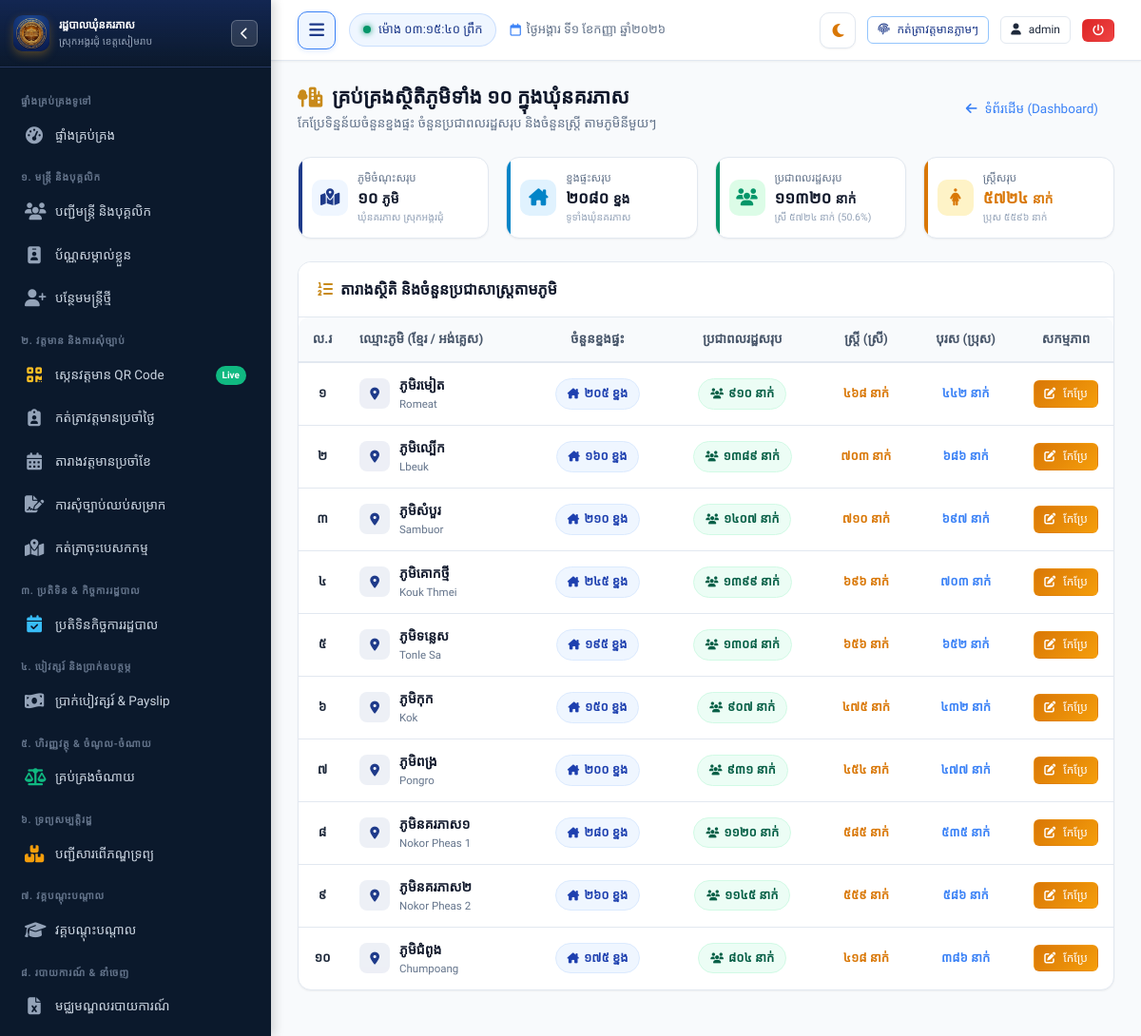
/settings/villages (signed in), run on the app's committed database.
### tables this page shows
CREATE TABLE villages (
        id INTEGER PRIMARY KEY AUTOINCREMENT,
        village_name_kh TEXT UNIQUE NOT NULL,
        village_name_en TEXT NOT NULL,
        total_population INTEGER DEFAULT 0,
        total_families INTEGER DEFAULT 0
    , female_population INTEGER DEFAULT 0);

### app.py (the view)
@app.route("/settings/villages")
@login_required
def settings_villages():
    conn = get_db()
    cursor = conn.cursor()
    cursor.execute("SELECT * FROM villages ORDER BY id")
    villages = cursor.fetchall()
    total_villages = len(villages)
    total_families = sum(v["total_families"] or 0 for v in villages)
    total_population = sum(v["total_population"] or 0 for v in villages)
    total_female = sum(v["female_population"] or 0 for v in villages)
    total_male = total_population - total_female
    female_pct = round((total_female / total_population * 100), 1) if total_population > 0 else 0
    conn.close()
    return render_template(
        "settings/villages.html",
        villages=villages,
        total_villages=total_villages,
        total_families=total_families,
        total_population=total_population,
        total_female=total_female,
        total_male=total_male,
        female_pct=female_pct
    )

### templates/settings/villages.html (shortened to what this page needs)
{% extends "base.html" %}
{% block content %}
<div class="page-header">
  <div class="page-header-title">
    <h1>
      <i class="fa-solid fa-tree-city text-gold"></i>
      <span>គ្រប់គ្រងស្ថិតិភូមិទាំង ១០ ក្នុងឃុំនគរភាស</span>
    </h1>
    <p>កែប្រែទិន្នន័យចំនួនខ្នងផ្ទះ ចំនួនប្រជាពលរដ្ឋសរុប និងចំនួនស្ត្រី តាមភូមិនីមួយៗ</p>
  </div>
  <div class="page-actions">
    <a href="{{ url_for('dashboard') }}" class="btn btn-outline-secondary">
      <i class="fa-solid fa-arrow-left"></i> ទំព័រដើម (Dashboard)
    </a>
  </div>
</div>
<div class="stats-grid" style="grid-template-columns: repeat(auto-fit, minmax(200px, 1fr)); margin-bottom: 24px;">
  <div class="stat-card" style="--stat-color: #1e3a8a; --stat-bg: #eff6ff;">
    <div class="stat-icon-wrapper">
      <i class="fa-solid fa-map-location-dot"></i>
    </div>
    <div class="stat-details">
      <div class="stat-label">ភូមិចំណុះសរុប</div>
      <div class="stat-number">{{ total_villages | kh_num }} <small style="font-size: 14px;">ភូមិ</small></div>
      <div class="stat-subtext">ឃុំនគរភាស ស្រុកអង្គរជុំ</div>
    </div>
  </div>
  <div class="stat-card" style="--stat-color: #0284c7; --stat-bg: #e0f2fe;">
    <div class="stat-icon-wrapper">
      <i class="fa-solid fa-house-chimney"></i>
    </div>
    <div class="stat-details">
      <div class="stat-label">ខ្នងផ្ទះសរុប</div>
      <div class="stat-number">{{ total_families | kh_num }} <small style="font-size: 14px;">ខ្នង</small></div>
      <div class="stat-subtext">ទូទាំងឃុំនគរភាស</div>
    </div>
  </div>
  <div class="stat-card" style="--stat-color: #059669; --stat-bg: #dcfce7;">
    <div class="stat-icon-wrapper">
      <i class="fa-solid fa-users"></i>
    </div>
    <div class="stat-details">
      <div class="stat-label">ប្រជាពលរដ្ឋសរុប</div>
      <div class="stat-number">{{ total_population | kh_num }} <small style="font-size: 14px;">នាក់</small></div>
      <div class="stat-subtext">ស្រី {{ total_female | kh_num }} នាក់ ({{ female_pct }}%)</div>
    </div>
  </div>
  <div class="stat-card" style="--stat-color: #d97706; --stat-bg: #fef3c7;">
    <div class="stat-icon-wrapper">
      <i class="fa-solid fa-person-dress"></i>
    </div>
    <div class="stat-details">
      <div class="stat-label">ស្ត្រីសរុប</div>
      <div class="stat-number" style="color: #d97706;">{{ total_female | kh_num }} <small style="font-size: 14px;">នាក់</small></div>
      <div class="stat-subtext">ប្រុស {{ total_male | kh_num }} នាក់</div>
    </div>
  </div>
</div>
<div class="card">
  <div class="card-header" style="display: flex; justify-content: space-between; align-items: center;">
    <div class="card-title">
      <i class="fa-solid fa-list-ol text-gold"></i>
      <span>តារាងស្ថិតិ និងចំនួនប្រជាសាស្ត្រតាមភូមិ</span>
    </div>
  </div>
  <div class="card-body" style="padding: 0;">
    <div class="table-responsive">
      <table class="custom-table">
        <thead>
          <tr>
            <th style="width: 50px; text-align: center;">ល.រ</th>
            <th>ឈ្មោះភូមិ (ខ្មែរ / អង់គ្លេស)</th>
            <th style="text-align: center;">ចំនួនខ្នងផ្ទះ</th>
            <th style="text-align: center;">ប្រជាពលរដ្ឋសរុប</th>
            <th style="text-align: center;">ស្ត្រី (ស្រី)</th>
            <th style="text-align: center;">បុរស (ប្រុស)</th>
            <th style="width: 100px; text-align: center;">សកម្មភាព</th>
          </tr>
        </thead>
        <tbody>
          {% for v in villages %}
          {% set male_pop = (v.total_population or 0) - (v.female_population or 0) %}
          <tr>
            <td style="text-align: center; font-weight: 600;">{{ loop.index | kh_num }}</td>
            <td>
              <div style="display: flex; align-items: center; gap: 10px;">
                <div style="width: 32px; height: 32px; border-radius: 8px; background: rgba(30, 58, 138, 0.08); color: var(--primary); display: flex; align-items: center; justify-content: center; font-size: 13px;">
                  <i class="fa-solid fa-location-dot"></i>
                </div>
                <div>
                  <strong style="font-size: 14px; color: var(--primary-dark);">ភូមិ{{ v.village_name_kh }}</strong>
                  <div style="font-size: 11.5px; color: var(--text-muted);">{{ v.village_name_en }}</div>
                </div>
              </div>
            </td>
            <td style="text-align: center;">
              <span class="badge" style="background: #eff6ff; color: #1e40af; border: 1px solid #dbeafe; font-size: 13px; font-weight: 700; padding: 5px 12px;">
                <i class="fa-solid fa-house-chimney" style="font-size: 11px;"></i> {{ v.total_families | kh_num }} ខ្នង
              </span>
            </td>
            <td style="text-align: center;">
              <span class="badge" style="background: #ecfdf5; color: #065f46; border: 1px solid #d1fae5; font-size: 13px; font-weight: 700; padding: 5px 12px;">
                <i class="fa-solid fa-users" style="font-size: 11px;"></i> {{ v.total_population | kh_num }} នាក់
              </span>
            </td>
            <td style="text-align: center; font-weight: 600; color: #d97706; font-size: 13px;">
              {{ v.female_population | kh_num }} នាក់
            </td>
            <td style="text-align: center; font-weight: 600; color: #3b82f6; font-size: 13px;">
              {{ male_pop | kh_num }} នាក់
            </td>
            <td style="text-align: center;">
              <button type="button" class="btn btn-sm btn-warning" onclick="openEditVillageModal({{ v.id }}, '{{ v.village_name_kh }}', '{{ v.village_name_en }}', {{ v.total_families or 0 }}, {{ v.total_population or 0 }}, {{ v.female_population or 0 }})">
                <i class="fa-solid fa-pen-to-square"></i> កែប្រែ
              </button>
            </td>
          </tr>
          {% endfor %}
        </tbody>
      </table>
    </div>
  </div>
</div>
{% endblock %}

### templates/base.html (shortened to what this page needs)
<!DOCTYPE html>
<html lang="km">
<head>
  <link rel="stylesheet" href="https://cdnjs.cloudflare.com/ajax/libs/font-awesome/6.5.1/css/all.min.css">
  <link rel="stylesheet" href="{{ url_for('static', filename='css/style.css') }}?v=20260828-v20">
</head>
<body>
  <div class="app-container">
    <aside id="app-sidebar" class="sidebar">
      <div class="sidebar-header">
        <div class="sidebar-logo-icon" style="background: transparent; overflow: hidden; padding: 0;">
          <img src="{{ url_for('static', filename='img/app-icon.png') }}" alt="Logo" style="width: 100%; height: 100%; object-fit: cover; border-radius: 8px;">
        </div>
        <div class="sidebar-title-box">
          <h3>រដ្ឋបាលឃុំនគរភាស</h3>
          <p>ស្រុកអង្គរជុំ ខេត្តសៀមរាប</p>
        </div>
        <button type="button" id="sidebar-close-btn" class="sidebar-header-hide-btn" aria-label="លាក់ម៉ឺនុយ"
          title="លាក់/បិទផ្ទាំងម៉ឺនុយ (Hide Sidebar)">
          <i class="fa-solid fa-chevron-left"></i>
        </button>
      </div>
      <div class="sidebar-menu">
        <div class="menu-category">ផ្ទាំងគ្រប់គ្រងទូទៅ</div>
        <a href="{{ url_for('dashboard') }}"
          class="nav-link {% if request.path == '/' or request.path == '/dashboard' %}active{% endif %}">
          <i class="fa-solid fa-gauge-high"></i>
          <span>ផ្ទាំងគ្រប់គ្រង</span>
        </a>
        <div class="menu-category">១. មន្ត្រី និងបុគ្គលិក</div>
        <a href="{{ url_for('staff_list') }}" class="nav-link {% if request.path == '/staff' %}active{% endif %}">
          <i class="fa-solid fa-users"></i>
          <span>បញ្ជីមន្ត្រី និងបុគ្គលិក</span>
        </a>
        <a href="{{ url_for('staff_id_cards_batch') }}"
          class="nav-link {% if request.path == '/staff/id-cards' or '/id-card' in request.path %}active{% endif %}">
          <i class="fa-solid fa-id-badge"></i>
          <span>ប័ណ្ណសម្គាល់ខ្លួន</span>
        </a>
        {% if session.role in ['admin', 'clerk'] %}
        <a href="{{ url_for('staff_create') }}" class="nav-link {% if request.path == '/staff/new' %}active{% endif %}">
          <i class="fa-solid fa-user-plus"></i>
          <span>បន្ថែមមន្ត្រីថ្មី</span>
        </a>
        {% endif %}
        <div class="menu-category">២. វត្តមាន និងការសុំច្បាប់</div>
        <a href="{{ url_for('attendance_scan') }}"
          class="nav-link {% if request.path == '/attendance/scan' %}active{% endif %}">
          <i class="fa-solid fa-qrcode" style="color: #fbbf24;"></i>
          <span>ស្កេនវត្តមាន QR Code</span>
          <span class="nav-badge" style="background: #10b981; color: #ffffff; font-size: 10px;">Live</span>
        </a>
        <a href="{{ url_for('attendance_daily') }}"
          class="nav-link {% if request.path == '/attendance/daily' %}active{% endif %}">
          <i class="fa-solid fa-clipboard-user"></i>
          <span>កត់ត្រាវត្តមានប្រចាំថ្ងៃ</span>
        </a>
        <a href="{{ url_for('attendance_monthly') }}"
          class="nav-link {% if request.path == '/attendance/monthly' %}active{% endif %}">
          <i class="fa-solid fa-calendar-days"></i>
          <span>តារាងវត្តមានប្រចាំខែ</span>
        </a>
        <a href="{{ url_for('leave_list') }}"
          class="nav-link {% if request.path.startswith('/leave') %}active{% endif %}">
          <i class="fa-solid fa-file-signature"></i>
          <span>ការសុំច្បាប់ឈប់សម្រាក</span>
        </a>
        <a href="{{ url_for('mission_list') }}"
          class="nav-link {% if request.path.startswith('/missions') %}active{% endif %}">
          <i class="fa-solid fa-map-location-dot"></i>
          <span>កត់ត្រាចុះបេសកកម្ម</span>
        </a>
        <div class="menu-category">៣. ប្រតិទិន & កិច្ចការរដ្ឋបាល</div>
        <a href="{{ url_for('calendar_index') }}"
          class="nav-link {% if request.path.startswith('/calendar') %}active{% endif %}">
          <i class="fa-solid fa-calendar-check" style="color: #38bdf8;"></i>
          <span>ប្រតិទិនកិច្ចការរដ្ឋបាល</span>
        </a>
        <div class="menu-category">៤. បៀវត្សរ៍ និងប្រាក់ឧបត្ថម្ភ</div>
        <a href="{{ url_for('payroll_list') }}"
          class="nav-link {% if request.path.startswith('/payroll') %}active{% endif %}">
          <i class="fa-solid fa-money-bill-wave"></i>
          <span>ប្រាក់បៀវត្សរ៍ & Payslip</span>
        </a>
        <div class="menu-category">៥. ហិរញ្ញវត្ថុ & ចំណូល-ចំណាយ</div>
        <a href="{{ url_for('finance_list') }}"
          class="nav-link {% if request.path.startswith('/finance') %}active{% endif %}">
          <i class="fa-solid fa-scale-balanced" style="color: #10b981;"></i>
          <span>គ្រប់គ្រងចំណាយ</span>
        </a>
        <div class="menu-category">៦. ទ្រព្យសម្បត្តិរដ្ឋ</div>
        <a href="{{ url_for('assets_list') }}"
          class="nav-link {% if request.path.startswith('/assets') %}active{% endif %}">
          <i class="fa-solid fa-boxes-stacked" style="color: #f59e0b;"></i>
          <span>បញ្ជីសារពើភណ្ឌទ្រព្យ</span>
        </a>
        <div class="menu-category">៧. វគ្គបណ្តុះបណ្តាល</div>
        <a href="{{ url_for('evaluation_trainings') }}"
          class="nav-link {% if request.path == '/evaluation/trainings' %}active{% endif %}">
          <i class="fa-solid fa-graduation-cap"></i>
          <span>វគ្គបណ្តុះបណ្តាល</span>
        </a>
        <div class="menu-category">៨. របាយការណ៍ & នាំចេញ</div>
        <a href="{{ url_for('reports_hub') }}" class="nav-link {% if request.path == '/reports' %}active{% endif %}">
          <i class="fa-solid fa-file-excel"></i>
          <span>មជ្ឈមណ្ឌលរបាយការណ៍</span>
        </a>
        {% if session.role in ['admin', 'clerk'] %}
        <div class="menu-category">៩. ការកំណត់ប្រព័ន្ធ</div>
        {% endif %}
      </div>
    </aside>
    <div class="main-wrapper">
      <header class="topbar">
        <div class="topbar-left">
          <button type="button" id="sidebar-toggle-btn" class="sidebar-toggle-btn" aria-label="លាក់/បង្ហាញម៉ឺនុយ"
            title="លាក់/បង្ហាញម៉ឺនុយ (Toggle Sidebar)">
            <i class="fa-solid fa-bars"></i>
          </button>
          <div class="live-clock-badge">
            <span class="dot"></span>
            <span id="live-time-display">កំពុងផ្ទុកម៉ោង...</span>
          </div>
          <span class="topbar-date-display">
            <i class="fa-regular fa-calendar"></i>
            <span class="date-text">{{ today_khmer }}</span>
          </span>
        </div>
        <div class="topbar-right">
          <button type="button" id="theme-toggle-btn" class="theme-toggle-btn" aria-label="ប្តូរពណ៌ Theme"
            title="ប្តូរពន្លឺ Theme (Light / Dark Mode)">
            <i class="fa-solid fa-moon" id="theme-toggle-icon"></i>
          </button>
          <button id="btn-quick-checkin" onclick="handleQuickCheckin()" class="btn btn-sm btn-outline-primary"
            title="កត់ត្រាវត្តមានចូល/ចេញថ្ងៃនេះ">
            <i class="fa-solid fa-fingerprint"></i>
            <span class="btn-text">កត់ត្រាវត្តមានភ្លាមៗ</span>
          </button>
          <a href="{{ url_for('user_profile') }}" class="btn btn-sm btn-outline user-profile-btn" title="គណនីរបស់ខ្ញុំ">
            <i class="fa-solid fa-user"></i>
            <span class="user-name-text">{{ session.username }}</span>
          </a>
          <a href="{{ url_for('logout') }}" class="btn btn-sm btn-danger logout-btn" title="ចាកចេញពីប្រព័ន្ធ">
            <i class="fa-solid fa-power-off"></i>
          </a>
        </div>
      </header>
      <main class="page-content">
        {% block content %}{% endblock %}
      </main>
    </div>
  </div>
</body>
</html>

### data on the page
villages: village_name_kh "រមៀត", village_name_en "Romeat", total_families|kh_num "២០៥", total_population|kh_num "៩១០", female_population|kh_num "៤៦៨", male_pop "៤៤២"
villages: village_name_kh "ល្បើក", village_name_en "Lbeuk", total_families|kh_num "១៦០", total_population|kh_num "១៣៨៩", female_population|kh_num "៧០៣", male_pop "៦៨៦"
villages: village_name_kh "សំបួរ", village_name_en "Sambuor", total_families|kh_num "២១០", total_population|kh_num "១៤០៧", female_population|kh_num "៧១០", male_pop "៦៩៧"
villages: village_name_kh "គោកថ្មី", village_name_en "Kouk Thmei", total_families|kh_num "២៤៥", total_population|kh_num "១៣៩៩", female_population|kh_num "៦៩៦", male_pop "៧០៣"
villages: village_name_kh "ទន្លេស", village_name_en "Tonle Sa", total_families|kh_num "១៩៥", total_population|kh_num "១៣០៨", female_population|kh_num "៦៥៦", male_pop "៦៥២"
villages: village_name_kh "កុក", village_name_en "Kok", total_families|kh_num "១៥០", total_population|kh_num "៩០៧", female_population|kh_num "៤៧៥", male_pop "៤៣២"
villages: village_name_kh "ពង្រ", village_name_en "Pongro", total_families|kh_num "២០០", total_population|kh_num "៩៣១", female_population|kh_num "៤៥៤", male_pop "៤៧៧"
villages: village_name_kh "នគរភាស១", village_name_en "Nokor Pheas 1", total_families|kh_num "២៨០", total_population|kh_num "១១២០", female_population|kh_num "៥៨៥", male_pop "៥៣៥"
villages: village_name_kh "នគរភាស២", village_name_en "Nokor Pheas 2", total_families|kh_num "២៦០", total_population|kh_num "១១៤៥", female_population|kh_num "៥៥៩", male_pop "៥៨៦"
villages: village_name_kh "ជំពូង", village_name_en "Chumpoang", total_families|kh_num "១៧៥", total_population|kh_num "៨០៤", female_population|kh_num "៤១៨", male_pop "៣៨៦"

### other printed values
{{ today_khmer }} "ថ្ងៃអង្គារ ទី១ ខែកញ្ញា ឆ្នាំ២០២៦"
{{ session.username }} "admin"
{{ total_villages | kh_num }} "១០"
{{ total_families | kh_num }} "២០៨០"
{{ total_population | kh_num }} "១១៣២០"
{{ total_female | kh_num }} "៥៧២៤"
{{ female_pct }} "50.6"
{{ total_male | kh_num }} "៥៥៩៦"
